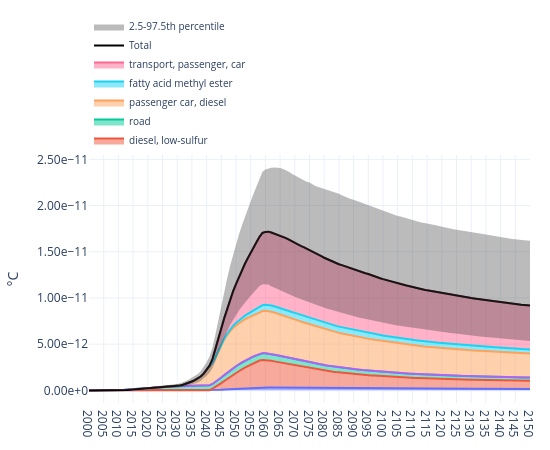

Write notebook code for a chart like this one.
### Code cell
plot_temp(
    trails,
    by="root activity",
    title="Temperature change by root activity",
    method_label="°C",
    year_range=(2000, 2150),
)

### Figure 1 — Plotly figure (JSON) as saved in the notebook; plotly's stock layout.template omitted (floating-point values rounded to 4 significant figures; data arrays with more than 128 entries replaced by an {"elided": "..."} marker saying what was removed)
{"data": [{"hoverinfo": "skip", "meta": "passenger car maintenance", "mode": "lines", "name": "passenger car maintenance", "showlegend": false, "stackgroup": "one", "type": "scatter", "x": {"elided": "151 int values"}, "y": {"elided": "151 float values"}}, {"hovertemplate": "<b>%{meta}</b><br>Year: %{x}<br>°C: %{y:.6g}<extra></extra>", "meta": "diesel, low-sulfur", "mode": "lines", "name": "diesel, low-sulfur", "showlegend": true, "stackgroup": "one", "type": "scatter", "x": {"elided": "151 int values"}, "y": {"elided": "151 float values"}}, {"hovertemplate": "<b>%{meta}</b><br>Year: %{x}<br>°C: %{y:.6g}<extra></extra>", "meta": "road", "mode": "lines", "name": "road", "showlegend": true, "stackgroup": "one", "type": "scatter", "x": {"elided": "151 int values"}, "y": {"elided": "151 float values"}}, {"hoverinfo": "skip", "meta": "road maintenance", "mode": "lines", "name": "road maintenance", "showlegend": false, "stackgroup": "one", "type": "scatter", "x": {"elided": "151 int values"}, "y": {"elided": "151 float values"}}, {"hovertemplate": "<b>%{meta}</b><br>Year: %{x}<br>°C: %{y:.6g}<extra></extra>", "meta": "passenger car, diesel", "mode": "lines", "name": "passenger car, diesel", "showlegend": true, "stackgroup": "one", "type": "scatter", "x": {"elided": "151 int values"}, "y": {"elided": "151 float values"}}, {"hovertemplate": "<b>%{meta}</b><br>Year: %{x}<br>°C: %{y:.6g}<extra></extra>", "meta": "fatty acid methyl ester", "mode": "lines", "name": "fatty acid methyl ester", "showlegend": true, "stackgroup": "one", "type": "scatter", "x": {"elided": "151 int values"}, "y": {"elided": "151 float values"}}, {"hovertemplate": "<b>%{meta}</b><br>Year: %{x}<br>°C: %{y:.6g}<extra></extra>", "meta": "transport, passenger, car", "mode": "lines", "name": "transport, passenger, car", "showlegend": true, "stackgroup": "one", "type": "scatter", "x": {"elided": "151 int values"}, "y": {"elided": "151 float values"}}, {"hovertemplate": "<b>Total</b><br>Year: %{x}<br>Total temperature change: %{y:.6g}<extra></extra>", "line": {"color": "black", "width": 2}, "mode": "lines", "name": "Total", "showlegend": true, "type": "scatter", "x": {"elided": "151 int values"}, "y": {"elided": "151 float values"}, "yaxis": "y"}, {"hoverinfo": "skip", "line": {"width": 0}, "mode": "lines", "showlegend": false, "type": "scatter", "x": {"elided": "151 int values"}, "y": {"elided": "151 float values"}, "yaxis": "y"}, {"fill": "tonexty", "fillcolor": "rgba(60,60,60,0.35)", "line": {"width": 0}, "mode": "lines", "name": "2.5-97.5th percentile", "type": "scatter", "x": {"elided": "151 int values"}, "y": {"elided": "151 float values"}, "yaxis": "y"}], "layout": {"annotations": [{"showarrow": false, "text": "Temperature change by root activity", "x": 0.5, "xanchor": "center", "xref": "paper", "y": -0.2, "yanchor": "top", "yref": "paper"}], "height": 450, "hoverlabel": {"align": "left", "font": {"size": 11}}, "hovermode": "x unified", "legend": {"entrywidth": 260, "entrywidthmode": "pixels", "font": {"size": 10}, "orientation": "h", "x": 0, "xanchor": "left", "y": 1, "yanchor": "bottom"}, "margin": {"b": 40, "l": 60, "r": 20, "t": 119}, "title": {"text": "", "x": 0.5, "xanchor": "center"}, "width": 550, "xaxis": {"dtick": 5, "range": [2000, 2150], "showgrid": true, "tick0": 2000, "tickmode": "linear"}, "yaxis": {"showgrid": true, "tickformat": ".2e", "title": {"text": "°C"}, "type": "linear"}}}
